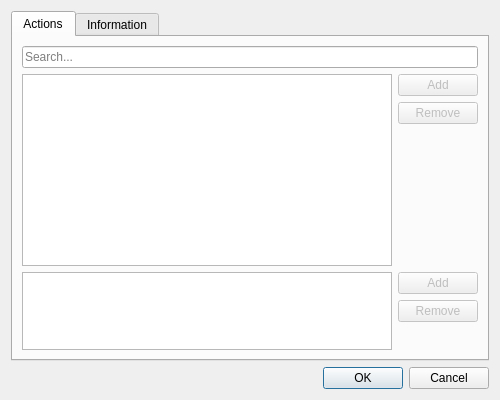
<?xml version="1.0" encoding="UTF-8"?>
<ui version="4.0">
 <class>Otter::ShortcutsProfileDialog</class>
 <widget class="QDialog" name="Otter::ShortcutsProfileDialog">
  <property name="geometry">
   <rect>
    <x>0</x>
    <y>0</y>
    <width>500</width>
    <height>400</height>
   </rect>
  </property>
  <property name="windowTitle">
   <string>Profile Configuration</string>
  </property>
  <layout class="QVBoxLayout" name="verticalLayout" stretch="0,0">
   <item>
    <widget class="QTabWidget" name="tabWidget">
     <property name="currentIndex">
      <number>0</number>
     </property>
     <widget class="QWidget" name="actionsTab">
      <attribute name="title">
       <string>Actions</string>
      </attribute>
      <layout class="QVBoxLayout" name="actionsLayout" stretch="0,0,1">
       <item>
        <widget class="QLineEdit" name="filterLineEdit">
         <property name="placeholderText">
          <string>Search...</string>
         </property>
         <property name="clearButtonEnabled">
          <bool>true</bool>
         </property>
        </widget>
       </item>
       <item>
        <layout class="QHBoxLayout" name="horizontalLayout">
         <item>
          <widget class="Otter::ItemViewWidget" name="actionsViewWidget">
           <property name="editTriggers">
            <set>QAbstractItemView::CurrentChanged|QAbstractItemView::SelectedClicked</set>
           </property>
           <property name="alternatingRowColors">
            <bool>true</bool>
           </property>
           <property name="selectionMode">
            <enum>QAbstractItemView::SingleSelection</enum>
           </property>
           <property name="selectionBehavior">
            <enum>QAbstractItemView::SelectRows</enum>
           </property>
           <attribute name="horizontalHeaderDefaultSectionSize">
            <number>200</number>
           </attribute>
           <attribute name="horizontalHeaderHighlightSections">
            <bool>false</bool>
           </attribute>
           <attribute name="horizontalHeaderStretchLastSection">
            <bool>true</bool>
           </attribute>
           <attribute name="verticalHeaderVisible">
            <bool>false</bool>
           </attribute>
          </widget>
         </item>
         <item>
          <widget class="QWidget" name="macrosWidget" native="true">
           <layout class="QVBoxLayout" name="verticalLayout_2" stretch="0,0,1">
            <property name="leftMargin">
             <number>0</number>
            </property>
            <property name="topMargin">
             <number>0</number>
            </property>
            <property name="rightMargin">
             <number>0</number>
            </property>
            <property name="bottomMargin">
             <number>0</number>
            </property>
            <item>
             <widget class="QPushButton" name="addMacroButton">
              <property name="enabled">
               <bool>false</bool>
              </property>
              <property name="text">
               <string>Add</string>
              </property>
             </widget>
            </item>
            <item>
             <widget class="QPushButton" name="removeMacroButton">
              <property name="enabled">
               <bool>false</bool>
              </property>
              <property name="text">
               <string>Remove</string>
              </property>
             </widget>
            </item>
            <item>
             <spacer name="macrosSpacer">
              <property name="orientation">
               <enum>Qt::Vertical</enum>
              </property>
             </spacer>
            </item>
           </layout>
          </widget>
         </item>
        </layout>
       </item>
       <item>
        <layout class="QHBoxLayout" name="shortcutsLayout">
         <item>
          <widget class="Otter::ItemViewWidget" name="shortcutsViewWidget">
           <property name="editTriggers">
            <set>QAbstractItemView::CurrentChanged|QAbstractItemView::SelectedClicked</set>
           </property>
           <property name="dragEnabled">
            <bool>true</bool>
           </property>
           <property name="dragDropOverwriteMode">
            <bool>false</bool>
           </property>
           <property name="dragDropMode">
            <enum>QAbstractItemView::InternalMove</enum>
           </property>
           <property name="defaultDropAction">
            <enum>Qt::MoveAction</enum>
           </property>
           <property name="alternatingRowColors">
            <bool>true</bool>
           </property>
           <property name="selectionMode">
            <enum>QAbstractItemView::SingleSelection</enum>
           </property>
           <property name="selectionBehavior">
            <enum>QAbstractItemView::SelectRows</enum>
           </property>
           <attribute name="horizontalHeaderHighlightSections">
            <bool>false</bool>
           </attribute>
           <attribute name="horizontalHeaderStretchLastSection">
            <bool>true</bool>
           </attribute>
           <attribute name="verticalHeaderVisible">
            <bool>false</bool>
           </attribute>
          </widget>
         </item>
         <item>
          <layout class="QVBoxLayout" name="shosrtcutsButtonsLayout" stretch="0,0,1">
           <item>
            <widget class="QPushButton" name="addShortcutButton">
             <property name="enabled">
              <bool>false</bool>
             </property>
             <property name="text">
              <string>Add</string>
             </property>
            </widget>
           </item>
           <item>
            <widget class="QPushButton" name="removeShortcutButton">
             <property name="enabled">
              <bool>false</bool>
             </property>
             <property name="text">
              <string>Remove</string>
             </property>
            </widget>
           </item>
           <item>
            <spacer name="shortcutsSpacer">
             <property name="orientation">
              <enum>Qt::Vertical</enum>
             </property>
             <property name="sizeType">
              <enum>QSizePolicy::MinimumExpanding</enum>
             </property>
             <property name="sizeHint" stdset="0">
              <size>
               <width>0</width>
               <height>0</height>
              </size>
             </property>
            </spacer>
           </item>
          </layout>
         </item>
        </layout>
       </item>
      </layout>
     </widget>
     <widget class="QWidget" name="informationTab">
      <attribute name="title">
       <string>Information</string>
      </attribute>
      <layout class="QFormLayout" name="informationLayout">
       <item row="0" column="0">
        <widget class="QLabel" name="titleLabel">
         <property name="text">
          <string>Title:</string>
         </property>
         <property name="buddy">
          <cstring>titleLineEdit</cstring>
         </property>
        </widget>
       </item>
       <item row="1" column="0">
        <widget class="QLabel" name="descriptionLabel">
         <property name="text">
          <string>Description:</string>
         </property>
         <property name="buddy">
          <cstring>descriptionLineEdit</cstring>
         </property>
        </widget>
       </item>
       <item row="2" column="0">
        <widget class="QLabel" name="versionLabel">
         <property name="text">
          <string>Version:</string>
         </property>
         <property name="buddy">
          <cstring>versionLineEdit</cstring>
         </property>
        </widget>
       </item>
       <item row="3" column="0">
        <widget class="QLabel" name="authorLabel">
         <property name="text">
          <string>Author:</string>
         </property>
         <property name="buddy">
          <cstring>authorLineEdit</cstring>
         </property>
        </widget>
       </item>
       <item row="0" column="1">
        <widget class="QLineEdit" name="titleLineEdit"/>
       </item>
       <item row="1" column="1">
        <widget class="QLineEdit" name="descriptionLineEdit"/>
       </item>
       <item row="2" column="1">
        <widget class="QLineEdit" name="versionLineEdit"/>
       </item>
       <item row="3" column="1">
        <widget class="QLineEdit" name="authorLineEdit"/>
       </item>
      </layout>
     </widget>
    </widget>
   </item>
   <item>
    <widget class="QDialogButtonBox" name="buttonBox">
     <property name="orientation">
      <enum>Qt::Horizontal</enum>
     </property>
     <property name="standardButtons">
      <set>QDialogButtonBox::Cancel|QDialogButtonBox::Ok</set>
     </property>
    </widget>
   </item>
  </layout>
 </widget>
 <customwidgets>
  <customwidget>
   <class>Otter::ItemViewWidget</class>
   <extends>QTreeView</extends>
   <header>src/ui/ItemViewWidget.h</header>
  </customwidget>
 </customwidgets>
 <resources/>
 <connections>
  <connection>
   <sender>buttonBox</sender>
   <signal>accepted()</signal>
   <receiver>Otter::ShortcutsProfileDialog</receiver>
   <slot>accept()</slot>
   <hints>
    <hint type="sourcelabel">
     <x>227</x>
     <y>378</y>
    </hint>
    <hint type="destinationlabel">
     <x>157</x>
     <y>274</y>
    </hint>
   </hints>
  </connection>
  <connection>
   <sender>buttonBox</sender>
   <signal>rejected()</signal>
   <receiver>Otter::ShortcutsProfileDialog</receiver>
   <slot>reject()</slot>
   <hints>
    <hint type="sourcelabel">
     <x>295</x>
     <y>384</y>
    </hint>
    <hint type="destinationlabel">
     <x>286</x>
     <y>274</y>
    </hint>
   </hints>
  </connection>
 </connections>
</ui>
